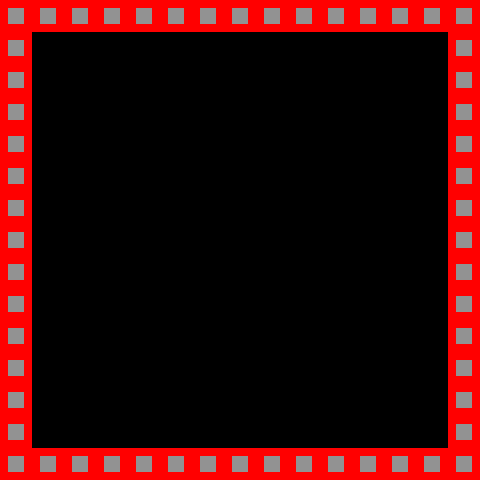

This is a level from a 2D game, rendered from its Tiled map with the project's own tilesets. A one-line summary and the complete map file follow:
An orthogonal 15x15 tile map with 32x32 px tiles, 2 tile layers (submap1, collision), 4 hidden layers not drawn, 2 tilesets and 2 objects (npc, arne2).

<map version="1.0" orientation="orthogonal" width="15" height="15" tilewidth="32" tileheight="32">
 <properties>
  <property name="tileset" value="res/tileset.png" />
 </properties>
 <tileset firstgid="1" name="test" tilewidth="32" tileheight="32">
  <image source="tileset.png" width="640" height="480" />
 </tileset>
 <tileset firstgid="301" name="collision" tilewidth="32" tileheight="32">
  <image source="zz_collision.png" width="128" height="512" />
 </tileset>
 <layer name="submap1" width="15" height="15">
  <data encoding="csv">
2,2,2,2,2,2,2,2,2,2,2,2,2,2,2,
2,0,0,0,0,0,0,0,0,0,0,0,0,0,2,
2,0,0,0,0,0,0,0,0,0,0,0,0,0,2,
2,0,0,0,0,0,0,0,0,0,0,0,0,0,2,
2,0,0,0,0,0,0,0,0,0,0,0,0,0,2,
2,0,0,0,0,0,0,0,0,0,0,0,0,0,2,
2,0,0,0,0,0,0,0,0,0,0,0,0,0,2,
2,0,0,0,0,0,0,0,0,0,0,0,0,0,2,
2,0,0,0,0,0,0,0,0,0,0,0,0,0,2,
2,0,0,0,0,0,0,0,0,0,0,0,0,0,2,
2,0,0,0,0,0,0,0,0,0,0,0,0,0,2,
2,0,0,0,0,0,0,0,0,0,0,0,0,0,2,
2,3,3,3,3,3,3,3,3,3,3,3,3,0,2,
2,0,0,0,0,0,0,0,0,0,0,0,0,0,2,
2,2,2,2,2,2,2,2,2,2,2,2,2,2,2
</data>
 </layer>
 <layer name="collision" width="15" height="15" visible="0">
  <data encoding="csv">
316,316,316,316,316,316,316,316,316,316,316,316,316,316,316,
316,0,0,0,0,0,0,0,0,0,0,0,0,0,316,
316,0,0,0,0,0,0,0,0,0,0,0,0,0,316,
316,0,0,0,0,0,0,0,0,0,0,0,0,0,316,
316,0,0,0,0,0,0,0,0,0,0,0,0,0,316,
316,0,0,0,0,0,0,0,0,0,0,0,0,0,316,
316,0,0,0,0,0,0,0,0,0,0,0,0,0,316,
316,0,0,0,0,0,0,0,0,0,0,0,0,0,316,
316,0,0,0,0,0,0,0,0,0,0,0,0,0,316,
316,0,0,0,0,0,0,0,0,0,0,0,0,0,316,
316,0,0,0,0,0,0,0,0,0,0,0,0,0,316,
316,0,0,0,0,0,0,0,0,0,0,0,0,0,316,
316,301,301,301,301,301,301,301,0,0,0,0,0,0,316,
316,301,301,301,301,301,301,301,301,301,301,301,0,0,316,
316,316,316,316,316,316,316,316,316,316,316,316,316,316,316
</data>
 </layer>
 <objectgroup name="Object Layer 1" width="15" height="15">
  <object name="arne" type="npc" x="160" y="256" width="32" height="32">
   <properties>
    <property name="NAME" value="Arne" />
    <property name="connects" value="arne2" />
    <property name="head" value="head" />
    <property name="sprite" value="res/testsprite.spr" />
   </properties>
  </object>
  <object name="arne2" x="288" y="160" width="32" height="32">
   <properties>
    <property name="NAME" value="arne2" />
    <property name="sprite" value="res/testsprite2.spr" />
   </properties>
  </object>
 </objectgroup>
 <layer name="submap2" width="15" height="15" visible="0">
  <data encoding="csv">
0,0,0,0,0,0,0,0,0,0,0,0,0,0,0,
0,0,0,0,0,0,0,0,0,0,0,0,0,0,0,
0,0,0,0,0,0,0,0,0,0,0,0,0,0,0,
0,0,0,0,0,0,0,0,0,0,0,0,0,0,0,
0,0,0,0,0,0,0,0,0,0,0,0,0,0,0,
0,0,0,0,0,0,0,0,0,0,0,0,0,0,0,
0,0,0,0,0,0,0,0,0,0,0,0,0,0,0,
0,0,0,0,0,0,0,0,0,0,3,3,0,0,0,
0,0,0,0,0,0,0,0,0,0,0,3,0,0,0,
0,0,0,0,0,0,0,0,0,0,3,3,0,0,0,
0,0,0,0,0,0,0,3,0,3,3,0,0,0,0,
0,0,0,0,0,0,0,3,3,3,0,0,0,0,0,
0,0,0,0,0,0,0,0,0,0,0,0,0,0,0,
0,0,0,0,0,0,0,0,0,0,0,0,0,0,0,
0,0,0,0,0,0,0,0,0,0,0,0,0,0,0
</data>
 </layer>
 <layer name="collision" width="15" height="15" visible="0">
  <data encoding="csv">
316,316,316,316,316,316,316,316,316,316,316,316,316,316,316,
316,0,0,0,0,0,0,0,0,0,0,0,0,0,316,
316,0,0,0,0,0,0,0,0,0,0,0,0,0,316,
316,0,0,0,0,0,0,0,0,0,0,0,0,0,316,
316,0,0,0,0,0,0,0,0,0,0,0,0,0,316,
316,0,0,0,0,0,0,0,0,0,0,0,0,0,316,
316,0,0,0,0,0,0,0,0,0,0,0,0,0,316,
316,0,0,0,0,0,0,0,0,0,0,0,0,0,316,
316,0,0,0,0,0,0,0,0,0,0,0,0,0,316,
316,0,0,0,0,0,0,0,0,0,0,0,0,0,316,
316,0,0,0,0,0,0,0,0,0,0,0,0,0,316,
316,0,0,0,0,0,0,0,0,0,0,0,0,0,316,
316,0,0,0,0,0,0,0,0,0,0,0,0,0,316,
316,0,0,0,0,0,0,0,0,0,0,0,0,0,316,
316,316,316,316,316,316,316,316,316,316,316,316,316,316,316
</data>
 </layer>
 <layer name="submap3" width="15" height="15" visible="0">
  <data encoding="csv">
0,0,0,0,0,0,0,0,0,0,0,0,0,0,0,
0,0,0,0,0,0,0,0,0,0,0,0,0,0,0,
0,0,0,0,0,0,0,0,0,0,0,0,0,0,0,
0,0,0,3,3,3,3,3,3,3,3,0,0,0,0,
0,0,0,3,0,0,0,0,0,0,0,0,0,0,0,
0,0,0,3,0,0,0,0,0,0,0,0,0,0,0,
0,0,0,3,0,0,0,0,0,0,0,0,0,0,0,
0,0,3,3,0,0,0,0,0,0,0,0,0,0,0,
0,0,0,0,0,0,0,0,0,0,0,0,0,0,0,
0,0,0,0,0,0,0,0,0,0,0,0,0,0,0,
0,0,0,0,0,0,0,0,0,0,0,0,0,0,0,
0,0,0,0,0,0,0,0,0,0,0,0,0,0,0,
0,0,0,0,0,0,0,0,0,0,0,0,0,0,0,
0,0,0,0,0,0,0,0,0,0,0,0,0,0,0,
0,0,0,0,0,0,0,0,0,0,0,0,0,0,0
</data>
 </layer>
 <layer name="collision" width="15" height="15">
  <data encoding="csv">
316,316,316,316,316,316,316,316,316,316,316,316,316,316,316,
316,0,0,0,0,0,0,0,0,0,0,0,0,0,316,
316,0,0,0,0,0,0,0,0,0,0,0,0,0,316,
316,0,0,0,0,0,0,0,0,0,0,0,0,0,316,
316,0,0,0,0,0,0,0,0,0,0,0,0,0,316,
316,0,0,0,0,0,0,0,0,0,0,0,0,0,316,
316,0,0,0,0,0,0,0,0,0,0,0,0,0,316,
316,0,0,0,0,0,0,0,0,0,0,0,0,0,316,
316,0,0,0,0,0,0,0,0,0,0,0,0,0,316,
316,0,0,0,0,0,0,0,0,0,0,0,0,0,316,
316,0,0,0,0,0,0,0,0,0,0,0,0,0,316,
316,0,0,0,0,0,0,0,0,0,0,0,0,0,316,
316,0,0,0,0,0,0,0,0,0,0,0,0,0,316,
316,0,0,0,0,0,0,0,0,0,0,0,0,0,316,
316,316,316,316,316,316,316,316,316,316,316,316,316,316,316
</data>
 </layer>
</map>
